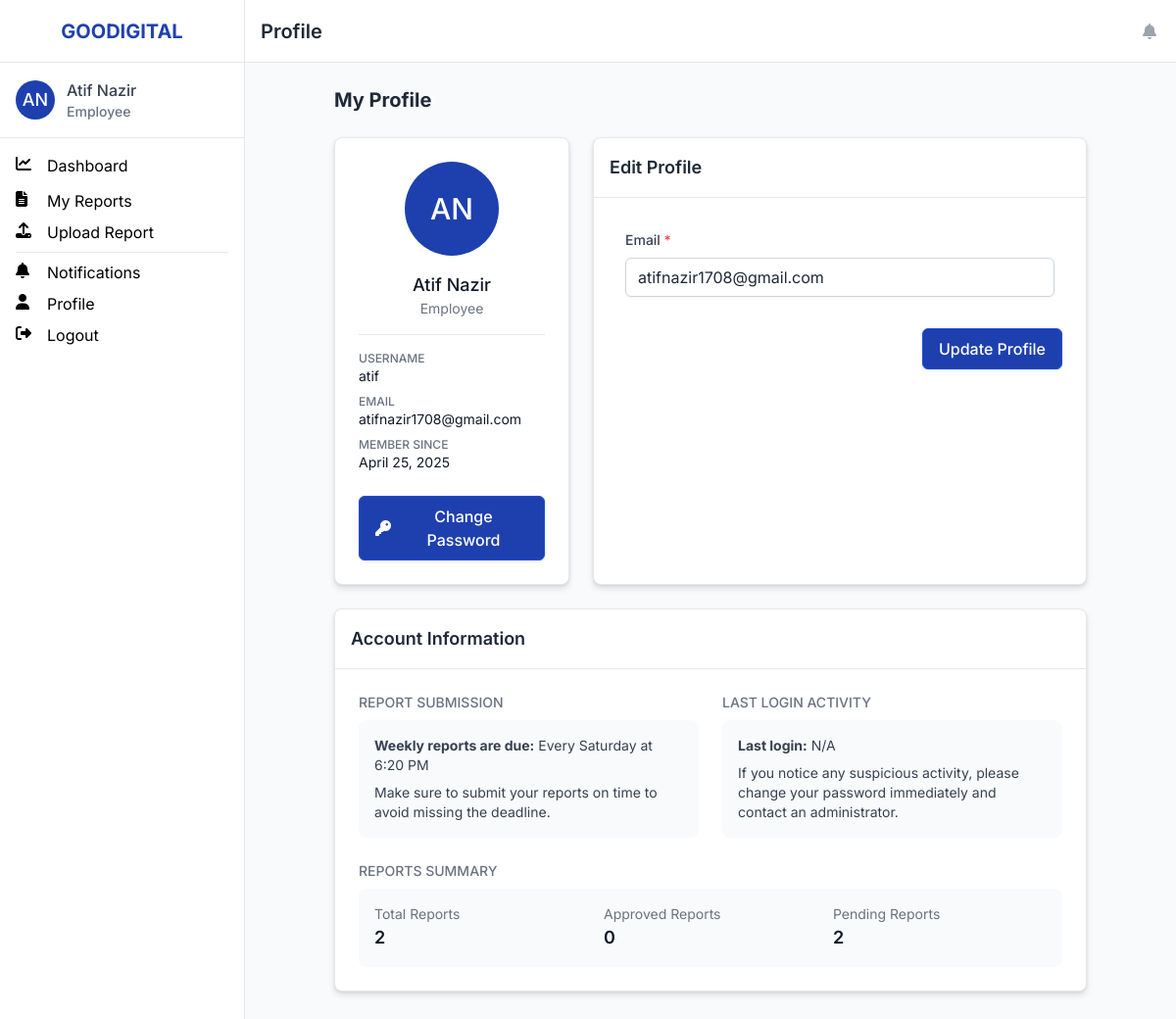
Screenshot of /profile (signed in) with the database file from the repository.
### app/models.py (models this page shows, shortened)
class User(db.Model, UserMixin):
    __tablename__ = 'users'
    id = db.Column(db.Integer, primary_key=True)
    email = db.Column(db.String(120), unique=True, nullable=False)
    username = db.Column(db.String(80), unique=True, nullable=False)
    password_hash = db.Column(db.String(256), nullable=False)
    first_name = db.Column(db.String(50), nullable=False)
    last_name = db.Column(db.String(50), nullable=False)
    role = db.Column(db.String(20), nullable=False)  # 'admin' or 'employee'
    is_active = db.Column(db.Boolean, default=True)
    created_at = db.Column(db.DateTime, default=datetime.utcnow)
    reports = db.relationship('Report', backref='user', lazy='dynamic')
    notifications = db.relationship('Notification', backref='user', lazy='dynamic',
                                   primaryjoin="User.id == Notification.user_id")

class ReportDeadline(db.Model):
    __tablename__ = 'report_deadlines'
    id = db.Column(db.Integer, primary_key=True)
    day_of_week = db.Column(db.Integer, nullable=False)  # 0-6 for Monday-Sunday
    hour = db.Column(db.Integer, nullable=False)
    minute = db.Column(db.Integer, nullable=False)
    am_pm = db.Column(db.String(2), nullable=False, default="PM")  # Make sure this field exists
    reminder_hours_before = db.Column(db.Integer, nullable=False, default=24)
    is_active = db.Column(db.Boolean, default=True)

### app/routes/auth_routes.py (the view, shortened to what this page needs)
@auth.route('/profile', methods=['GET', 'POST'])
@login_required
def profile():
    class ProfileForm(FlaskForm):
        email = StringField('Email', validators=[DataRequired(), Email()])
        submit = SubmitField('Update Profile')
    form = ProfileForm()
    if form.validate_on_submit():
        current_user.email = form.email.data
        from app.models import db
        db.session.commit()
        flash('Your profile has been updated.', 'success')
        return redirect(url_for('auth.profile'))
    elif request.method == 'GET':
        form.email.data = current_user.email
    return render_template('profile.html', title='Profile', form=form)

### app/routes/auth_routes.py (shortened to what this page needs)
    class ProfileForm(FlaskForm):
        email = StringField('Email', validators=[DataRequired(), Email()])
        submit = SubmitField('Update Profile')

### app/__init__.py (called while the page is built)
@login_manager.user_loader
def load_user(user_id):
    return User.query.get(int(user_id))

### app/routes/admin_routes.py (called while the page is built)
@admin.app_context_processor
def inject_missing_count():
    if current_user.is_authenticated and current_user.role == 'admin':
        missing_count = MissingReport.query.filter_by(resolved=False).count()
    else:
        missing_count = 0
    return {'missing_count': missing_count}

@admin.app_context_processor
def inject_utilities():
    return dict(
        convert_to_karachi=convert_to_karachi,
        get_current_karachi_time=get_current_karachi_time
    )

### app/routes/employee_routes.py (called while the page is built)
@employee.app_context_processor
def inject_utilities():
    return dict(convert_to_karachi=convert_to_karachi)

### app/templates/profile.html (shortened to what this page needs)
{% extends "base.html" %}
{% block content %}
<div class="max-w-3xl mx-auto">
    <h2 class="text-xl font-bold text-gray-800 mb-6">My Profile</h2>
    <div class="grid grid-cols-1 md:grid-cols-3 gap-6">
        <div class="card p-6 text-center md:col-span-1">
            <div class="flex justify-center mb-4">
                <div class="h-24 w-24 rounded-full bg-primary-800 flex items-center justify-center">
                    <span class="text-3xl font-medium text-white">{{ current_user.first_name[0] }}{{ current_user.last_name[0] }}</span>
                </div>
            </div>
            <h3 class="text-lg font-medium text-gray-900">{{ current_user.first_name }} {{ current_user.last_name }}</h3>
            <p class="text-sm text-gray-500">{{ current_user.role.capitalize() }}</p>
            <hr class="my-4 border-gray-200" />
            <div class="text-left">
                <div class="mb-2">
                    <p class="text-xs font-medium text-gray-500 uppercase">Username</p>
                    <p class="text-sm text-gray-900">{{ current_user.username }}</p>
                </div>
                <div class="mb-2">
                    <p class="text-xs font-medium text-gray-500 uppercase">Email</p>
                    <p class="text-sm text-gray-900">{{ current_user.email }}</p>
                </div>
                <div>
                    <p class="text-xs font-medium text-gray-500 uppercase">Member Since</p>
                    <p class="text-sm text-gray-900">{{ current_user.created_at.strftime('%B %d, %Y') }}</p>
                </div>
            </div>
            <div class="mt-6">
                <a href="{{ url_for('auth.change_password') }}" class="btn btn-primary w-full">
                    <i class="fas fa-key mr-2"></i>
                    Change Password
                </a>
            </div>
        </div>
        <div class="card md:col-span-2">
            <div class="border-b border-gray-200 p-4">
                <h3 class="text-lg font-semibold text-gray-800">Edit Profile</h3>
            </div>
            <div class="p-6">
                <form method="POST" action="{{ url_for('auth.profile') }}">
                    <div class="form-group">
                        {{ form.email.label(class="form-label") }}
                        {{ form.email(class="form-control") }}
                    </div>
                    <div class="mt-6 flex justify-end">
                        {{ form.submit(class="btn btn-primary") }}
                    </div>
                </form>
            </div>
        </div>
    </div>
<div class="card mt-6">
    <div class="border-b border-gray-200 p-4">
        <h3 class="text-lg font-semibold text-gray-800">Account Information</h3>
    </div>
    <div class="p-6">
        <div class="grid grid-cols-1 md:grid-cols-2 gap-6">
            {% if current_user.role == 'employee' %}
            <div>
                <h4 class="text-sm font-medium text-gray-500 uppercase mb-2">Report Submission</h4>
                <div class="bg-gray-50 rounded-lg p-4">
                    <p class="text-sm text-gray-700">
                        <strong>Weekly reports are due:</strong> Every {{ get_formatted_deadline() }}
                    </p>
                    <p class="text-sm text-gray-700 mt-2">
                        Make sure to submit your reports on time to avoid missing the deadline.
                    </p>
                </div>
            </div>
            {% endif %}
            <div>
                <h4 class="text-sm font-medium text-gray-500 uppercase mb-2">Last Login Activity</h4>
                <div class="bg-gray-50 rounded-lg p-4">
                    <p class="text-sm text-gray-700">
                        <strong>Last login:</strong> {{ session.get('last_login', 'N/A') }}
                    </p>
                    <p class="text-sm text-gray-700 mt-2">
                        If you notice any suspicious activity, please change your password immediately and contact an administrator.
                    </p>
                </div>
            </div>
        </div>
        {% if current_user.role == 'employee' %}
        <div class="mt-6">
            <h4 class="text-sm font-medium text-gray-500 uppercase mb-2">Reports Summary</h4>
            <div class="bg-gray-50 rounded-lg p-4">
                <div class="grid grid-cols-1 md:grid-cols-3 gap-4">
                    <div>
                        <p class="text-sm text-gray-500">Total Reports</p>
                        <p class="text-lg font-semibold text-gray-900">{{ current_user.reports.count() }}</p>
                    </div>
                    <div>
                        <p class="text-sm text-gray-500">Approved Reports</p>
                        <p class="text-lg font-semibold text-gray-900">{{ current_user.reports.filter_by(approved=True).count() }}</p>
                    </div>
                    <div>
                        <p class="text-sm text-gray-500">Pending Reports</p>
                        <p class="text-lg font-semibold text-gray-900">{{ current_user.reports.filter_by(approved=False).count() }}</p>
                    </div>
                </div>
            </div>
        </div>
        {% endif %}
    </div>
</div>
</div>
{% endblock %}

### app/templates/base.html (shortened to what this page needs)
<!DOCTYPE html>
<html lang="en">
<head>
    <script src="https://cdn.tailwindcss.com"></script>
    <link rel="stylesheet" href="https://cdnjs.cloudflare.com/ajax/libs/font-awesome/6.4.0/css/all.min.css">
    <link rel="stylesheet" href="{{ url_for('static', filename='css/main.css') }}">
</head>
<body class="bg-gray-50">
    {% if current_user.is_authenticated %}
    <div class="md:grid md:grid-cols-[250px_1fr] min-h-screen">
        <aside class="hidden md:block bg-white border-r border-gray-200 h-screen overflow-y-auto">
            <div class="flex items-center justify-center h-16 px-4 border-b border-gray-200">
                <h1 class="text-xl font-bold text-primary-800">GOODIGITAL</h1>
            </div>
            <div class="p-4 border-b border-gray-200">
                <div class="flex items-center">
                    <div class="flex-shrink-0">
                        <span class="inline-flex items-center justify-center h-10 w-10 rounded-full bg-primary-800">
                            <span class="text-lg font-medium leading-none text-white">
                                {{ current_user.first_name[0] }}{{ current_user.last_name[0] }}
                            </span>
                        </span>
                    </div>
                    <div class="ml-3">
                        <p class="text-base font-medium text-gray-700">
                            {{ current_user.first_name }} {{ current_user.last_name }}
                        </p>
                        <p class="text-sm font-medium text-gray-500">
                            {{ current_user.role.capitalize() }}
                        </p>
                    </div>
                </div>
            </div>
            <nav class="mt-4 px-4 space-y-2">
                {% if current_user.role == 'admin' %}
<a href="{{ url_for('admin.dashboard') }}" class="nav-link {% if request.endpoint == 'admin.dashboard' %}active{% endif %}">
    <i class="fas fa-chart-line w-5 h-5 mr-3"></i>
    <span>Dashboard</span>
</a>
<a href="{{ url_for('admin.employees') }}" class="nav-link {% if request.endpoint == 'admin.employees' %}active{% endif %}">
    <i class="fas fa-users w-5 h-5 mr-3"></i>
    <span>Employees</span>
</a>
<a href="{{ url_for('admin.all_reports') }}" class="nav-link {% if request.endpoint == 'admin.all_reports' %}active{% endif %}">
    <i class="fas fa-file-alt w-5 h-5 mr-3"></i>
    <span>All Reports</span>
</a>
<a href="{{ url_for('admin.missing_reports') }}" class="nav-link {% if request.endpoint == 'admin.missing_reports' %}active{% endif %}">
    <i class="fas fa-clipboard-list w-5 h-5 mr-3"></i>     <span>Missing Reports</span>
     {% set missing_count = MissingReport.query.filter_by(resolved=False).count() %}
     {% if missing_count > 0 %}
     <span class="ml-2 px-2 py-0.5 text-xs font-medium bg-error-500 text-white rounded-full">{{ missing_count }}</span>
     {% endif %}
    </a>
<a href="{{ url_for('admin.settings') }}" class="nav-link {% if request.endpoint == 'admin.settings' %}active{% endif %}">
    <i class="fas fa-cog w-5 h-5 mr-3"></i>
    <span>Settings</span>
</a>
                {% else %}
                <a href="{{ url_for('employee.dashboard') }}" class="nav-link {% if request.endpoint == 'employee.dashboard' %}active{% endif %}">
                    <i class="fas fa-chart-line w-5 h-5 mr-3"></i>
                    <span>Dashboard</span>
                </a>
                <a href="{{ url_for('employee.reports') }}" class="nav-link {% if request.endpoint == 'employee.reports' %}active{% endif %}">
                    <i class="fas fa-file-alt w-5 h-5 mr-3"></i>
                    <span>My Reports</span>
                </a>
                <a href="{{ url_for('employee.upload_report') }}" class="nav-link {% if request.endpoint == 'employee.upload_report' %}active{% endif %}">
                    <i class="fas fa-upload w-5 h-5 mr-3"></i>
                    <span>Upload Report</span>
                </a>
                {% endif %}
                <hr class="my-4 border-gray-200" />
                <a href="{{ url_for('main.notifications') }}" class="nav-link {% if request.endpoint == 'main.notifications' %}active{% endif %}">
                    <i class="fas fa-bell w-5 h-5 mr-3"></i>
                    <span>Notifications</span>
                </a>
                <a href="{{ url_for('auth.profile') }}" class="nav-link {% if request.endpoint == 'auth.profile' %}active{% endif %}">
                    <i class="fas fa-user w-5 h-5 mr-3"></i>
                    <span>Profile</span>
                </a>
                <a href="{{ url_for('auth.logout') }}" class="nav-link">
                    <i class="fas fa-sign-out-alt w-5 h-5 mr-3"></i>
                    <span>Logout</span>
                </a>
            </nav>
        </aside>
        <main class="flex flex-col min-h-screen">
            <div class="z-10 bg-white border-b border-gray-200 h-16 flex items-center px-4">
                <h1 class="text-xl font-semibold text-gray-800">
                    {% if title %}{{ title }}{% else %}GOODIGITAL{% endif %}
                </h1>
                <div class="ml-auto flex items-center">
                    <a href="{{ url_for('main.notifications') }}" class="p-1 text-gray-400 rounded-full hover:bg-gray-100 focus:outline-none focus:ring-2 focus:ring-offset-2 focus:ring-primary-500">
                        <i class="fas fa-bell"></i>
                    </a>
                </div>
            </div>
            <div class="p-6 flex-grow">
                {% block content %}{% endblock %}
            </div>
        </main>
    </div>
    {% endif %}
</body>
</html>

### app/static/css/main.css (style rules this page uses)
body { overflow-x: hidden; }
nav { display: flex; flex-direction: column; }
nav a { display: flex; align-items: center; width: 100%; }
.nav-link { display: flex; align-items: center; width: 100%; margin-bottom: 0.25rem; }
.nav-link i { flex-shrink: 0; }
.nav-link span { flex-grow: 1; }
.form-control { background-color: #ffffff; border: 1px solid #d1d5db; border-radius: 0.375rem; padding: 0.5rem 0.75rem; width: 100%; box-shadow: 0 1px 2px rgba(0, 0, 0, 0.05); color: #1f2937; }
.btn { display: inline-flex; align-items: center; justify-content: center; border-radius: 0.375rem; font-weight: 500; padding: 0.5rem 1rem; transition: all 0.2s ease; box-shadow: 0 1px 3px rgba(0, 0, 0, 0.1); border: 1px solid transparent; }
.btn-primary { background-color: #1E40AF; color: white; border-color: #1D4ED8; }
.card { background-color: #ffffff; border-radius: 0.5rem; box-shadow: 0 4px 6px rgba(0, 0, 0, 0.1), 0 1px 3px rgba(0, 0, 0, 0.08); border: 1px solid #e5e7eb; overflow: hidden; }
.form-label { display: block; font-size: 0.875rem; font-weight: 500; color: #374151; margin-bottom: 0.5rem; }
.form-group { margin-bottom: 1.5rem; padding: 0.5rem; border-radius: 0.375rem; }
input.form-control, select.form-control { height: 2.5rem; }
.btn i { margin-right: 0.5rem; }

### app/templates/base.html (style rules this page uses)
body { font-family: 'Inter', -apple-system, BlinkMacSystemFont, sans-serif; }
.nav-link { @apply flex items-center px-4 py-2 text-gray-600 transition-all hover:bg-primary-100 hover:text-primary-800 rounded-md; }
.nav-link.active { @apply bg-primary-100 text-primary-800 font-medium; }
.btn { @apply px-4 py-2 rounded-md text-white transition-all focus:outline-none focus:ring-2 focus:ring-offset-2; }
.btn-primary { @apply bg-primary-800 hover:bg-primary-700 focus:ring-primary-500; }
.card { @apply bg-white rounded-lg shadow-md overflow-hidden; }
.form-control { @apply w-full px-3 py-2 border border-gray-300 rounded-md focus:outline-none focus:ring-2 focus:ring-primary-500 focus:border-primary-500; }
.form-label { @apply block text-sm font-medium text-gray-700 mb-1; }
.form-group { @apply mb-4; }

### rows the page displays
User: first_name "A", last_name "N", first_name "Atif", last_name "Nazir", role "Employee", username "atif", email "atifnazir1708@gmail.com", created_at "April 25, 2025"
ReportDeadline: day_of_week+minute+hour "Saturday at 6:20 PM"

### other values shown
{{ title }} "Profile"
{{ session.get('last_login', 'N/A') }} "N/A"
{{ current_user.reports.count() }} "2"
{{ current_user.reports.filter_by(approved=True).count() }} "0"
{{ current_user.reports.filter_by(approved=False).count() }} "2"
